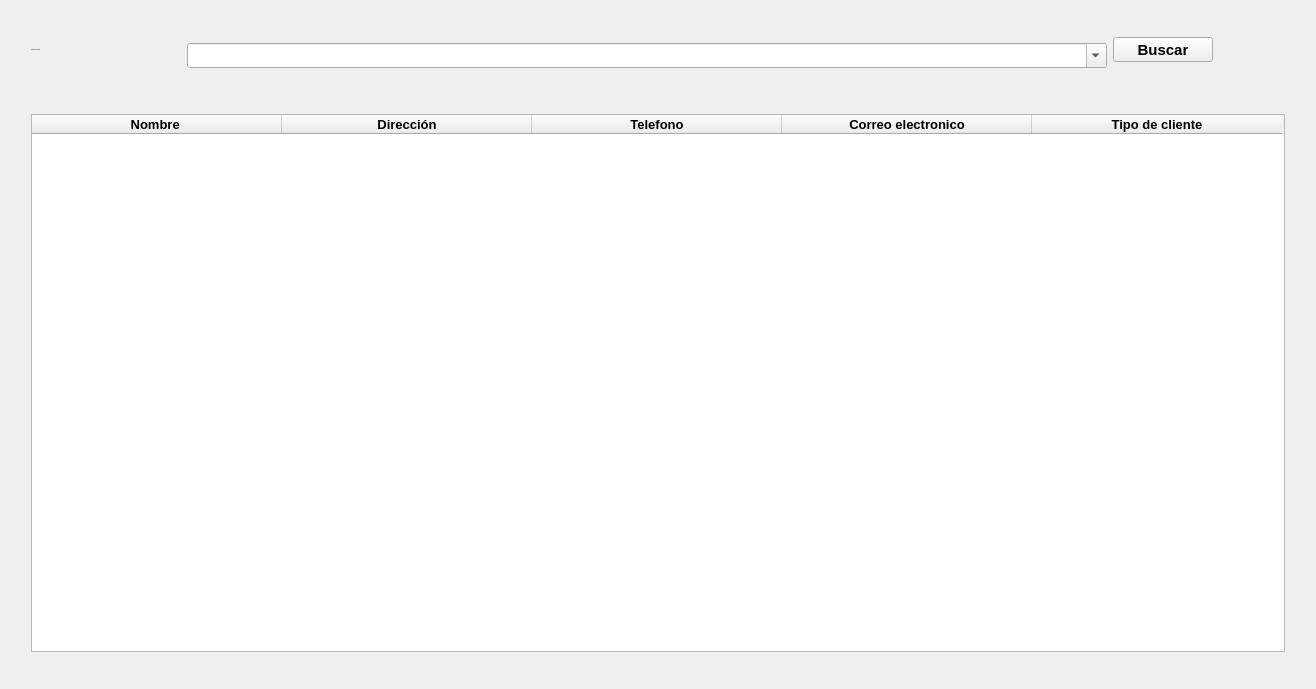
<?xml version="1.0" encoding="UTF-8"?>
<ui version="4.0">
 <class>Dialog</class>
 <widget class="QDialog" name="Dialog">
  <property name="geometry">
   <rect>
    <x>0</x>
    <y>0</y>
    <width>1316</width>
    <height>689</height>
   </rect>
  </property>
  <property name="windowTitle">
   <string>Buscar Cliente</string>
  </property>
  <property name="windowIcon">
   <iconset>
    <normaloff>Imagenes/search-male-user-30278.jpg</normaloff>Imagenes/search-male-user-30278.jpg</iconset>
  </property>
  <property name="styleSheet">
   <string notr="true">QDialog{
background-color: rgb(255, 255, 255);
font: 75 12pt &quot;Arial&quot;;
}


QLabel{
    display: block;
    font: 15px Arial, Helvetica, sans-serif;
    margin-bottom: 15px;
}

QPushButton#pushButton_Aceptar{
background-color: white;
color: rgb(0, 186, 0)
}

QPushButton#pushButton_Aceptar:hover{
color:white;
background-color: rgb(0, 184, 0);
}

QPushButton#pushButton_Ingresar{
background-color: white;
color:rgb(100, 186, 177);
}

QPushButton#pushButton_Ingresar:hover{
color:white;
background-color: rgb(100, 186, 177);
}

QPushButton#pushButton_Buscar{
background-color: white;
color:rgb(100, 186, 177);
}

QPushButton#pushButton_Buscar:hover{
color:white;
background-color: rgb(100, 186, 177);
}

QPushButton#pushButton_Cancelar{
background-color: white;
color: rgb(186, 0, 0);
}

QPushButton#pushButton_Cancelar:hover{
background-color: rgb(186, 0, 0);
color: white;
}

QComboBox{
	border: 1px solid Black;
	background-color: #fff;
	border-radius: 4px;
}

QWidget{
background-color: rgb(255, 255, 255);
}


QLineEdit{
border: 1px solid Black;
background-color: rgb(255, 255, 255);
border-radius: 3px;
}


background-color: rgb(255, 255, 255);



</string>
  </property>
  <layout class="QGridLayout" name="gridLayout">
   <item row="1" column="2" rowspan="3">
    <widget class="QComboBox" name="comboBox">
     <property name="enabled">
      <bool>true</bool>
     </property>
     <property name="maximumSize">
      <size>
       <width>16777215</width>
       <height>25</height>
      </size>
     </property>
     <property name="styleSheet">
      <string notr="true">selection-background-color: rgb(85, 170, 255);</string>
     </property>
     <property name="editable">
      <bool>true</bool>
     </property>
    </widget>
   </item>
   <item row="1" column="1">
    <widget class="QLabel" name="label">
     <property name="maximumSize">
      <size>
       <width>150</width>
       <height>35</height>
      </size>
     </property>
     <property name="font">
      <font>
       <family>Arial,Helvetica,sans-serif</family>
       <pointsize>-1</pointsize>
       <weight>50</weight>
       <italic>false</italic>
       <bold>false</bold>
      </font>
     </property>
     <property name="text">
      <string>Nombre Del Cliente</string>
     </property>
    </widget>
   </item>
   <item row="4" column="4">
    <widget class="QPushButton" name="pushButton_Eliminar">
     <property name="maximumSize">
      <size>
       <width>30</width>
       <height>30</height>
      </size>
     </property>
     <property name="styleSheet">
      <string notr="true"/>
     </property>
     <property name="text">
      <string/>
     </property>
     <property name="icon">
      <iconset>
       <normaloff>imagenes/iconos/Elimi.png</normaloff>imagenes/iconos/Elimi.png</iconset>
     </property>
     <property name="iconSize">
      <size>
       <width>25</width>
       <height>25</height>
      </size>
     </property>
     <property name="flat">
      <bool>true</bool>
     </property>
    </widget>
   </item>
   <item row="4" column="5">
    <widget class="QPushButton" name="pushButton_Modificar">
     <property name="maximumSize">
      <size>
       <width>30</width>
       <height>30</height>
      </size>
     </property>
     <property name="text">
      <string/>
     </property>
     <property name="icon">
      <iconset>
       <normaloff>imagenes/iconos/E.png</normaloff>imagenes/iconos/E.png</iconset>
     </property>
     <property name="iconSize">
      <size>
       <width>25</width>
       <height>25</height>
      </size>
     </property>
     <property name="flat">
      <bool>true</bool>
     </property>
    </widget>
   </item>
   <item row="6" column="1" colspan="5">
    <widget class="QTableWidget" name="tableWidget">
     <property name="font">
      <font>
       <pointsize>8</pointsize>
      </font>
     </property>
     <property name="editTriggers">
      <set>QAbstractItemView::NoEditTriggers</set>
     </property>
     <property name="selectionMode">
      <enum>QAbstractItemView::SingleSelection</enum>
     </property>
     <property name="selectionBehavior">
      <enum>QAbstractItemView::SelectRows</enum>
     </property>
     <attribute name="horizontalHeaderDefaultSectionSize">
      <number>250</number>
     </attribute>
     <column>
      <property name="text">
       <string>Nombre </string>
      </property>
      <property name="font">
       <font>
        <pointsize>10</pointsize>
        <weight>75</weight>
        <bold>true</bold>
       </font>
      </property>
     </column>
     <column>
      <property name="text">
       <string>Dirección</string>
      </property>
      <property name="font">
       <font>
        <pointsize>10</pointsize>
        <weight>75</weight>
        <bold>true</bold>
       </font>
      </property>
      <property name="icon">
       <iconset>
        <normaloff>Imagenes/images.png</normaloff>Imagenes/images.png</iconset>
      </property>
     </column>
     <column>
      <property name="text">
       <string>Telefono</string>
      </property>
      <property name="font">
       <font>
        <pointsize>10</pointsize>
        <weight>75</weight>
        <bold>true</bold>
       </font>
      </property>
      <property name="icon">
       <iconset>
        <normaloff>Imagenes/images (1).png</normaloff>Imagenes/images (1).png</iconset>
      </property>
     </column>
     <column>
      <property name="text">
       <string>Correo electronico</string>
      </property>
      <property name="font">
       <font>
        <pointsize>10</pointsize>
        <weight>75</weight>
        <bold>true</bold>
       </font>
      </property>
     </column>
     <column>
      <property name="text">
       <string>Tipo de cliente</string>
      </property>
      <property name="font">
       <font>
        <pointsize>10</pointsize>
        <weight>75</weight>
        <bold>true</bold>
       </font>
      </property>
     </column>
    </widget>
   </item>
   <item row="1" column="3">
    <widget class="QPushButton" name="pushButton_Buscar">
     <property name="maximumSize">
      <size>
       <width>100</width>
       <height>25</height>
      </size>
     </property>
     <property name="font">
      <font>
       <pointsize>11</pointsize>
       <weight>75</weight>
       <bold>true</bold>
      </font>
     </property>
     <property name="styleSheet">
      <string notr="true"/>
     </property>
     <property name="text">
      <string>Buscar</string>
     </property>
     <property name="icon">
      <iconset>
       <normaloff>imagenes/iconos/searc.png</normaloff>imagenes/iconos/searc.png</iconset>
     </property>
     <property name="iconSize">
      <size>
       <width>20</width>
       <height>20</height>
      </size>
     </property>
     <property name="shortcut">
      <string>Return</string>
     </property>
    </widget>
   </item>
   <item row="1" column="0" rowspan="6">
    <spacer name="verticalSpacer">
     <property name="orientation">
      <enum>Qt::Vertical</enum>
     </property>
     <property name="sizeHint" stdset="0">
      <size>
       <width>20</width>
       <height>40</height>
      </size>
     </property>
    </spacer>
   </item>
   <item row="0" column="1" colspan="5">
    <spacer name="horizontalSpacer_2">
     <property name="orientation">
      <enum>Qt::Horizontal</enum>
     </property>
     <property name="sizeHint" stdset="0">
      <size>
       <width>40</width>
       <height>20</height>
      </size>
     </property>
    </spacer>
   </item>
   <item row="0" column="6" rowspan="8">
    <spacer name="verticalSpacer_2">
     <property name="orientation">
      <enum>Qt::Vertical</enum>
     </property>
     <property name="sizeHint" stdset="0">
      <size>
       <width>20</width>
       <height>40</height>
      </size>
     </property>
    </spacer>
   </item>
   <item row="7" column="1" colspan="5">
    <spacer name="horizontalSpacer">
     <property name="orientation">
      <enum>Qt::Horizontal</enum>
     </property>
     <property name="sizeHint" stdset="0">
      <size>
       <width>40</width>
       <height>20</height>
      </size>
     </property>
    </spacer>
   </item>
  </layout>
 </widget>
 <tabstops>
  <tabstop>comboBox</tabstop>
  <tabstop>tableWidget</tabstop>
 </tabstops>
 <resources/>
 <connections/>
</ui>
